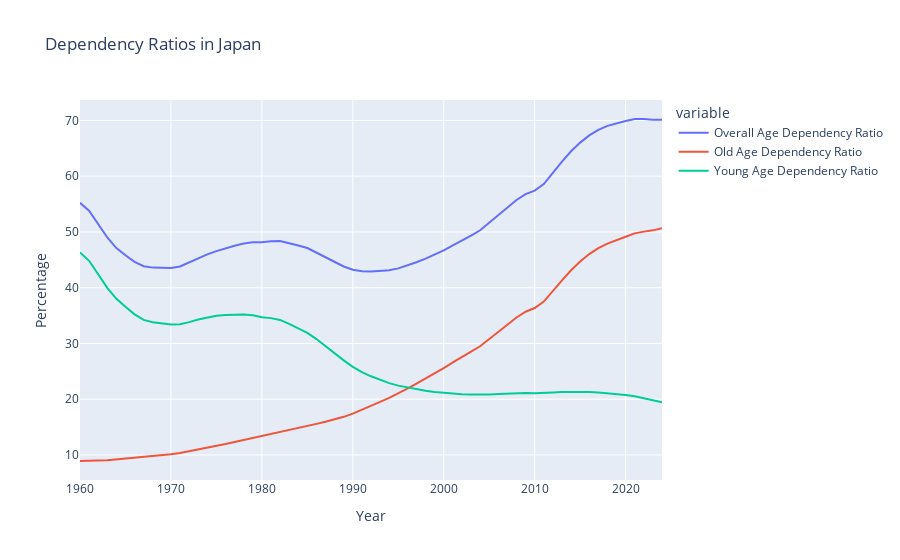

The code cell stored with this chart in its notebook:
### Markdown cell above
#### Dependency Ratios between Japan and Niger

### Code cell
# Dependency Ratio in Japan
variable_labels = {"SP.POP.DPND": "Overall Age Dependency Ratio",
                   "SP.POP.DPND.OL": "Old Age Dependency Ratio",
                   "SP.POP.DPND.YG": "Young Age Dependency Ratio"}

df = wbdata.get_dataframe(variable_labels, country = Japan).squeeze()

df.index = df.index.astype(int)

df.plot(title="Dependency Ratios in Japan",
                       labels=dict(value="Percentage",date='Year'))

### Figure 1 — Plotly figure (JSON) as saved in the notebook; plotly's stock layout.template omitted (floating-point values rounded to 4 significant figures)
{"data": [{"hovertemplate": "variable=Overall Age Dependency Ratio<br>Year=%{x}<br>Percentage=%{y}<extra></extra>", "legendgroup": "Overall Age Dependency Ratio", "line": {"color": "#636efa", "dash": "solid"}, "marker": {"symbol": "circle"}, "mode": "lines", "name": "Overall Age Dependency Ratio", "orientation": "v", "showlegend": true, "type": "scatter", "x": [2024, 2023, 2022, 2021, 2020, 2019, 2018, 2017, 2016, 2015, 2014, 2013, 2012, 2011, 2010, 2009, 2008, 2007, 2006, 2005, 2004, 2003, 2002, 2001, 2000, 1999, 1998, 1997, 1996, 1995, 1994, 1993, 1992, 1991, 1990, 1989, 1988, 1987, 1986, 1985, 1984, 1983, 1982, 1981, 1980, 1979, 1978, 1977, 1976, 1975, 1974, 1973, 1972, 1971, 1970, 1969, 1968, 1967, 1966, 1965, 1964, 1963, 1962, 1961, 1960], "xaxis": "x", "y": [70.12, 70.1, 70.25, 70.26, 69.89, 69.48, 69.02, 68.31, 67.32, 66.02, 64.47, 62.61, 60.54, 58.58, 57.4, 56.79, 55.73, 54.37, 53.01, 51.59, 50.29, 49.35, 48.53, 47.61, 46.68, 45.88, 45.21, 44.57, 43.95, 43.47, 43.14, 42.95, 42.89, 42.94, 43.23, 43.81, 44.62, 45.51, 46.36, 47.11, 47.57, 47.93, 48.37, 48.34, 48.15, 48.15, 47.92, 47.54, 47.08, 46.56, 45.97, 45.28, 44.5, 43.8, 43.51, 43.51, 43.6, 43.84, 44.62, 45.81, 47.1, 49.0, 51.4, 53.82, 55.22], "yaxis": "y"}, {"hovertemplate": "variable=Old Age Dependency Ratio<br>Year=%{x}<br>Percentage=%{y}<extra></extra>", "legendgroup": "Old Age Dependency Ratio", "line": {"color": "#EF553B", "dash": "solid"}, "marker": {"symbol": "circle"}, "mode": "lines", "name": "Old Age Dependency Ratio", "orientation": "v", "showlegend": true, "type": "scatter", "x": [2024, 2023, 2022, 2021, 2020, 2019, 2018, 2017, 2016, 2015, 2014, 2013, 2012, 2011, 2010, 2009, 2008, 2007, 2006, 2005, 2004, 2003, 2002, 2001, 2000, 1999, 1998, 1997, 1996, 1995, 1994, 1993, 1992, 1991, 1990, 1989, 1988, 1987, 1986, 1985, 1984, 1983, 1982, 1981, 1980, 1979, 1978, 1977, 1976, 1975, 1974, 1973, 1972, 1971, 1970, 1969, 1968, 1967, 1966, 1965, 1964, 1963, 1962, 1961, 1960], "xaxis": "x", "y": [50.66, 50.28, 50.06, 49.74, 49.13, 48.52, 47.91, 47.09, 46.03, 44.7, 43.13, 41.32, 39.35, 37.51, 36.36, 35.69, 34.65, 33.39, 32.1, 30.75, 29.49, 28.52, 27.63, 26.62, 25.58, 24.61, 23.7, 22.79, 21.88, 21.03, 20.25, 19.51, 18.78, 18.07, 17.42, 16.84, 16.35, 15.95, 15.58, 15.23, 14.81, 14.44, 14.16, 13.8, 13.44, 13.09, 12.72, 12.33, 11.96, 11.61, 11.3, 11.0, 10.68, 10.35, 10.14, 9.98, 9.801, 9.619, 9.405, 9.229, 9.106, 9.037, 9.013, 8.993, 8.914], "yaxis": "y"}, {"hovertemplate": "variable=Young Age Dependency Ratio<br>Year=%{x}<br>Percentage=%{y}<extra></extra>", "legendgroup": "Young Age Dependency Ratio", "line": {"color": "#00cc96", "dash": "solid"}, "marker": {"symbol": "circle"}, "mode": "lines", "name": "Young Age Dependency Ratio", "orientation": "v", "showlegend": true, "type": "scatter", "x": [2024, 2023, 2022, 2021, 2020, 2019, 2018, 2017, 2016, 2015, 2014, 2013, 2012, 2011, 2010, 2009, 2008, 2007, 2006, 2005, 2004, 2003, 2002, 2001, 2000, 1999, 1998, 1997, 1996, 1995, 1994, 1993, 1992, 1991, 1990, 1989, 1988, 1987, 1986, 1985, 1984, 1983, 1982, 1981, 1980, 1979, 1978, 1977, 1976, 1975, 1974, 1973, 1972, 1971, 1970, 1969, 1968, 1967, 1966, 1965, 1964, 1963, 1962, 1961, 1960], "xaxis": "x", "y": [19.45, 19.82, 20.19, 20.51, 20.76, 20.96, 21.11, 21.22, 21.29, 21.32, 21.33, 21.29, 21.18, 21.08, 21.05, 21.1, 21.07, 20.99, 20.91, 20.85, 20.8, 20.83, 20.91, 20.99, 21.09, 21.27, 21.51, 21.78, 22.07, 22.43, 22.89, 23.44, 24.1, 24.87, 25.81, 26.97, 28.26, 29.56, 30.79, 31.88, 32.76, 33.5, 34.22, 34.54, 34.72, 35.05, 35.2, 35.21, 35.12, 34.95, 34.67, 34.28, 33.82, 33.44, 33.38, 33.53, 33.8, 34.22, 35.22, 36.58, 37.99, 39.97, 42.38, 44.82, 46.31], "yaxis": "y"}], "layout": {"legend": {"title": {"text": "variable"}, "tracegroupgap": 0}, "title": {"text": "Dependency Ratios in Japan"}, "xaxis": {"anchor": "y", "domain": [0, 1], "title": {"text": "Year"}}, "yaxis": {"anchor": "x", "domain": [0, 1], "title": {"text": "Percentage"}}}}
